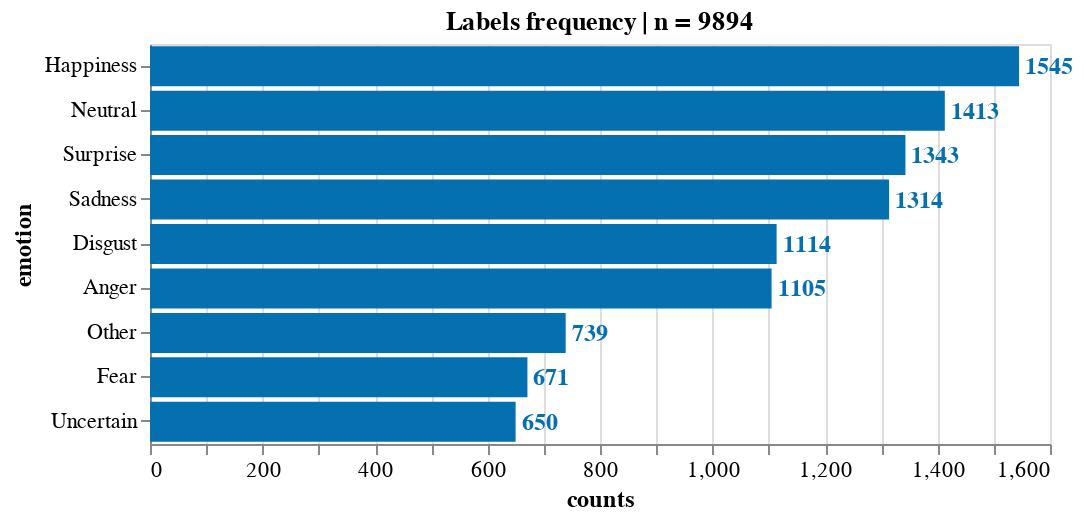

Notebook code cell kept with this figure:
### Code cell
source = count_freq_labels(df_emo_answers, X="all") 
title = 'Labels frequency | n = '+ source['counts'].sum().astype(str)
X, Y = 'counts:Q', 'emotion:N'
w, h= 450, 200
txs, ls, ts = 12, 11, 12

chart_overall_count = simple_count_bar(
    source, title=title, X=X, Y=Y, width=w, height=h, text_size = txs, label_size = ls, title_size=ts)
chart_overall_count

### Figure 1 — Vega-Lite specification as saved in the notebook (floating-point values rounded to 4 significant figures)
{"config": {"view": {"continuousWidth": 400, "continuousHeight": 300}, "axis": {"labelFontSize": 11, "titleFontSize": 12}}, "layer": [{"mark": "bar", "encoding": {"color": {"condition": {"value": "#orange", "test": "(datum.emotion === 'Some')"}, "value": "#0570b0"}, "x": {"type": "quantitative", "field": "counts"}, "y": {"type": "nominal", "field": "emotion", "sort": "-x"}}, "title": "Labels frequency | n = 9894"}, {"mark": {"type": "text", "align": "left", "baseline": "middle", "dx": 3, "fontSize": 12, "fontWeight": "bold"}, "encoding": {"color": {"condition": {"value": "#orange", "test": "(datum.emotion === 'Some')"}, "value": "#0570b0"}, "text": {"type": "quantitative", "field": "counts"}, "x": {"type": "quantitative", "field": "counts"}, "y": {"type": "nominal", "field": "emotion", "sort": "-x"}}, "title": "Labels frequency | n = 9894"}], "data": {"name": "data-005428293baed6b7594144299f5282b7"}, "height": 200, "width": 450, "$schema": "https://vega.github.io/schema/vega-lite/v4.8.1.json", "datasets": {"data-005428293baed6b7594144299f5282b7": [{"counts": 1545, "emotion": "Happiness", "percent": 0.1562}, {"counts": 1413, "emotion": "Neutral", "percent": 0.1428}, {"counts": 1343, "emotion": "Surprise", "percent": 0.1357}, {"counts": 1314, "emotion": "Sadness", "percent": 0.1328}, {"counts": 1114, "emotion": "Disgust", "percent": 0.1126}, {"counts": 1105, "emotion": "Anger", "percent": 0.1117}, {"counts": 739, "emotion": "Other", "percent": 0.07469}, {"counts": 671, "emotion": "Fear", "percent": 0.06782}, {"counts": 650, "emotion": "Uncertain", "percent": 0.0657}]}}
